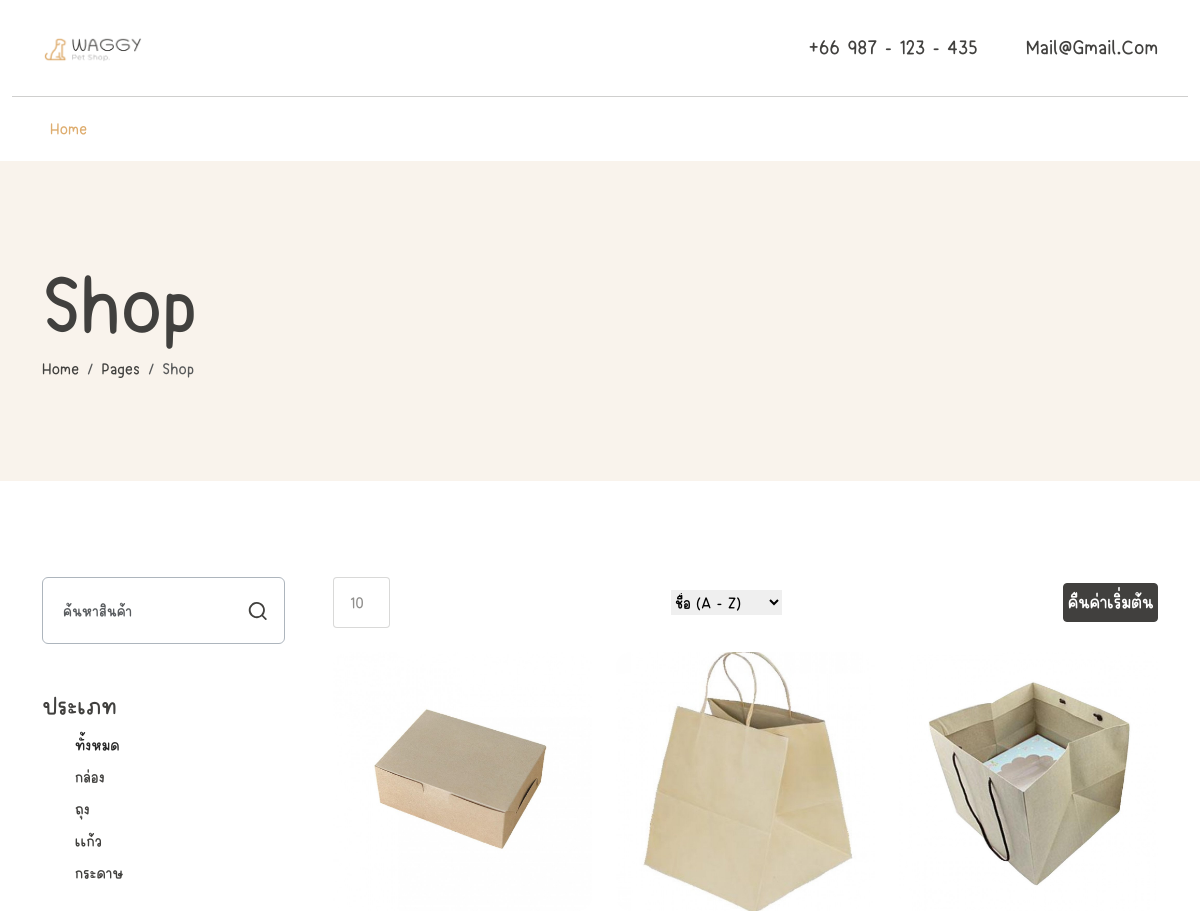
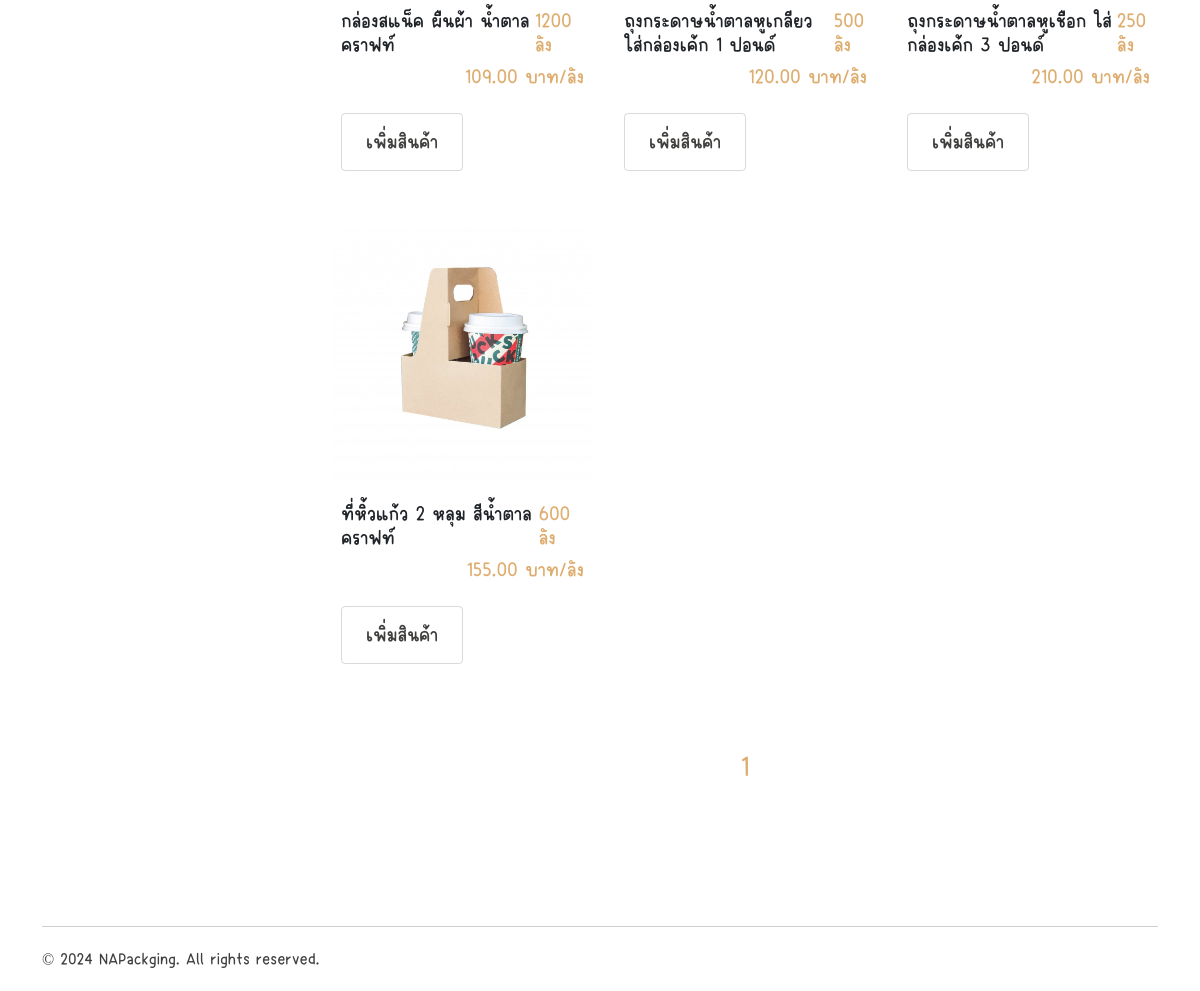
Before: / with the older database file (2 pictures, top to bottom).
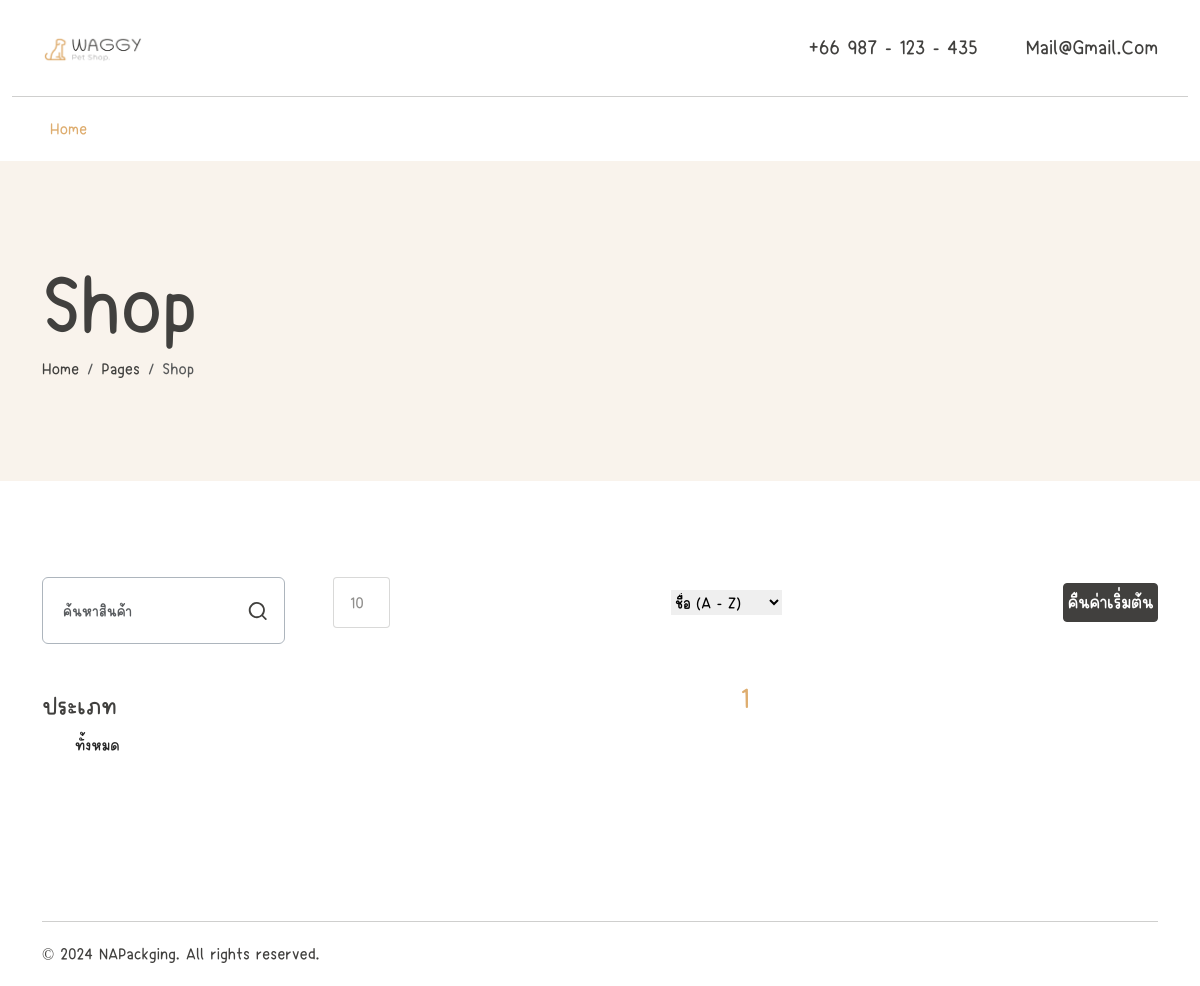
After: the same page with the newer database file.
### tables this page shows
CREATE TABLE `products` (
  `id_products` int(11) NOT NULL COMMENT 'รหัสสินค้า',
  `name_products` varchar(50) DEFAULT NULL COMMENT 'ชื่อสินค้า',
  `id_typepro` int(11) DEFAULT NULL COMMENT 'ประเภท',
  `num_stock` int(11) DEFAULT NULL COMMENT 'จำนวนคงเหลือ ',
  `price_unit` decimal(10,2) DEFAULT NULL COMMENT 'ราคาต่อหน่วย ',
  `status_products` int(11) DEFAULT 1 COMMENT 'สถานะสินค้า\r\n0 = ลบ 1 = ใช้งาน',
  `image_pro` varchar(200) DEFAULT NULL COMMENT 'รูปสินค้า',
  `pro_de` text DEFAULT NULL,
  `pro_max` int(11) DEFAULT 0,
  `price_mini` decimal(10,2) DEFAULT NULL COMMENT 'ราคาต่อชิ้น ใช้แสดง'
);

CREATE TABLE `typepro` (
  `id_typepro` int(11) NOT NULL COMMENT 'รหัสประเภทกาแฟ',
  `name_typepro` varchar(60) NOT NULL COMMENT 'ชื่อประเภทกาแฟ',
  `detail_typepro` text NOT NULL COMMENT 'รายละเอียดประเภทกาแฟ',
  `TY_STATUS` int(11) DEFAULT NULL
);

### config/connectdb.php (called while the page is built, shortened)
<?php
class Database
{
    private static $link = null;
    private static function getLink()
    {
        if (self::$link) {
            return self::$link;
        }
        self::$link = new PDO("mysql:host=" . DB_HOST . ";dbname=" . DB_NAME . ";charset=utf8", DB_USERNAME, DB_PASSWORD);
        self::$link->setAttribute(PDO::ATTR_ERRMODE, PDO::ERRMODE_EXCEPTION);
        return self::$link;
    }
    public static function __callStatic($name, $args)
    {
        $callback = array(self::getLink(), $name);
        return call_user_func_array($callback, $args);
    }
    public static function squery($sql, $opt = PDO::FETCH_OBJ, $all = null)
    {
        if ($all == true) {
            return self::query($sql, $opt)->fetchAll($opt);
        } else if ($all == false) {
            return self::query($sql, $opt)->fetch($opt);
        } else {
            return self::query($sql, $opt);
        }
    }
}
?>

### index.php (the view, shortened to what the changed rows need)
<!DOCTYPE html>
<html lang="en">
<head>
    <?php include("./head.php") ?>
</head>
<body class="">
    <section id="banner" class="py-3" style="background: #F9F3EC;">
        <div class="container">
            <div class="hero-content py-5 my-3">
                <h2 class="display-1 mt-3 mb-0">Shop</h2>
            </div>
        </div>
    </section>
    <div class="shopify-grid">
        <div class="container py-5 my-5">
            <div class="row flex-md-row-reverse g-md-5 mb-5">
                <main class="col-md-9">
                    <div class="product-grid row ">
                        <?php
                        $start = 0;
                        $pagesize = isset($_GET['limit']) ? $_GET['limit'] : 10;
                        $sort = isset($_GET['sort']) ? $_GET['sort'] : 'name_products';
                        $order = isset($_GET['order']) ? $_GET['order'] : 'ASC';
                        $type = isset($_GET['type']) ? $_GET['type'] : '%%';
                        $name = isset($_GET['name']) ? $_GET['name'] : '%%';
                        $sql_count = "SELECT *  FROM `products` as pro
                                                 WHERE id_typepro LIKE '%$type%'
                                                    AND name_products LIKE '%$name%'
                                                    AND id_products NOT IN (SELECT id_products FROM products WHERE status_products = 0) ";
                        $sql_data = "SELECT * FROM products as pro
                                                INNER JOIN typepro as ty ON ty.id_typepro = pro.id_typepro
                                                WHERE pro.id_typepro LIKE '%$type%'
                                                AND name_products LIKE '%$name%'
                                                AND id_products NOT IN (SELECT id_products FROM products WHERE status_products = 0 )
                                    ORDER BY pro.$sort  $order LIMIT $start,$pagesize";
                        $result_count = Database::query($sql_count, PDO::FETCH_ASSOC);
                        $num_rowsx = $result_count->rowCount();
                        $totalpage = ceil($num_rowsx / $pagesize);
                        $result_data = Database::query($sql_data, PDO::FETCH_ASSOC);
                        ?>
                        <?php foreach ($result_data as $row) :
                            $row = (object) $row;
                        ?>
                            <div class="col-md-4 my-4">
                                <div class="card position-relative">
                                    <a href="javascript:alert('กรุณาเข้าสู่ระบบ');"><img src="img/pro/<?php echo $row->image_pro ?>" class="img-fluid rounded-4" alt="image"></a>
                                    <div class="card-body p-2 pt-3">
                                        <div class="card-text">
                                            <div class=" d-flex justify-content-between ">
                                                <h5 class="secondary-font text-dark">
                                                    <?php echo $row->name_products ?>
                                                </h5>
                                                <h5 class="secondary-font text-primary">
                                                    <?php echo $row->num_stock ?> ลัง
                                                </h5>
                                            </div>
                                            <div class=" d-flex justify-content-between ">
                                                <h5 class="secondary-font text-primary">
                                                    <?php echo $row->price_unit ?> บาท/ลัง
                                                </h5>
                                            </div>
                                            <div class="d-flex flex-wrap mt-3">
                                                <a href="javascript:alert('กรุณาเข้าสู่ระบบ');" class="btn-cart me-3 px-4 pt-3 pb-3">
                                                    <h5 class="text-uppercase m-0">เพิ่มสินค้า</h5>
                                                </a>
                                            </div>
                                        </div>
                                    </div>
                                </div>
                            </div>
                        <?php endforeach; ?>
                    </div>
                    <?php if ($num_rowsx != 0) : ?>
                        <nav class="navigation paging-navigation text-center mt-5" role="navigation">
                            <div class="pagination loop-pagination d-flex justify-content-center align-items-center">
                                <?php
                                for ($i = 1; $i <= $totalpage; $i++) :
                                    if (isset($_GET['page']) && $_GET['page'] == $i) {
                                        echo "<span aria-current='page' class='page-numbers mt-2 fs-3 mx-3 current'>$i</span>";
                                    } else if (!isset($_GET['page']) && $i == 1) {
                                        echo "<span aria-current='page' class='page-numbers mt-2 fs-3 mx-3 current'>1</span>";
                                    } else {
                                        echo "<a class='page-numbers mt-2 fs-3 mx-3' href='javascript:new_page($i);'>$i</a>";
                                    }
                                endfor;
                                ?>
                            </div>
                        </nav>
                    <?php else : ?>
                        <div class="row">
                            ไม่พบรายการที่ค้นหา
                        </div>
                    <?php endif; ?>
                </main>
                <aside class="col-md-3 mt-5">
                    <div class="sidebar">
                        <div class="widget-product-categories pt-5">
                            <ul class="product-categories sidebar-list list-unstyled  pl-3" style="    margin-left: 15px;">
                                <?php
                                $sql = "SELECT * FROM `typepro` WHERE TY_STATUS IS NULL ";
                                foreach (Database::squery($sql, PDO::FETCH_OBJ, true) as $key => $item) : ?>
                                    <li class="cat-item ">
                                        <a href="javascript:search_type('<?php echo $item->id_typepro ?>')" class="nav-link"> &nbsp;&nbsp;
                                            <?php echo $item->name_typepro ?>
                                        </a>
                                    </li>
                                <?php endforeach; ?>
                            </ul>
                        </div>
                    </div>
                </aside>
            </div>
        </div>
    </div>
</body>
</html>

Changed rows visible on the page:
no longer on this page (row edited): products: image_pro (picture), name_products "กล่องสแน็ค ผืนผ้า น้ำตาลคราฟท์", num_stock "1200", price_unit "109.00"
no longer on this page (row edited): products: image_pro (picture), name_products "ถุงกระดาษน้ำตาลหูเกลียว ใส่กล่องเค้ก 1 ปอนด์", num_stock "500", price_unit "120.00"
no longer on this page (row edited): products: image_pro (picture), name_products "ถุงกระดาษน้ำตาลหูเชือก ใส่กล่องเค้ก 3 ปอนด์", num_stock "250", price_unit "210.00"
no longer on this page (row edited): products: image_pro (picture), name_products "ที่หิ้วแก้ว 2 หลุม สีน้ำตาลคราฟท์", num_stock "600", price_unit "155.00"
removed typepro: name_typepro "กล่อง"
removed typepro: name_typepro "ถุง"
removed typepro: name_typepro "เเก้ว"
removed typepro: name_typepro "กระดาษ"
